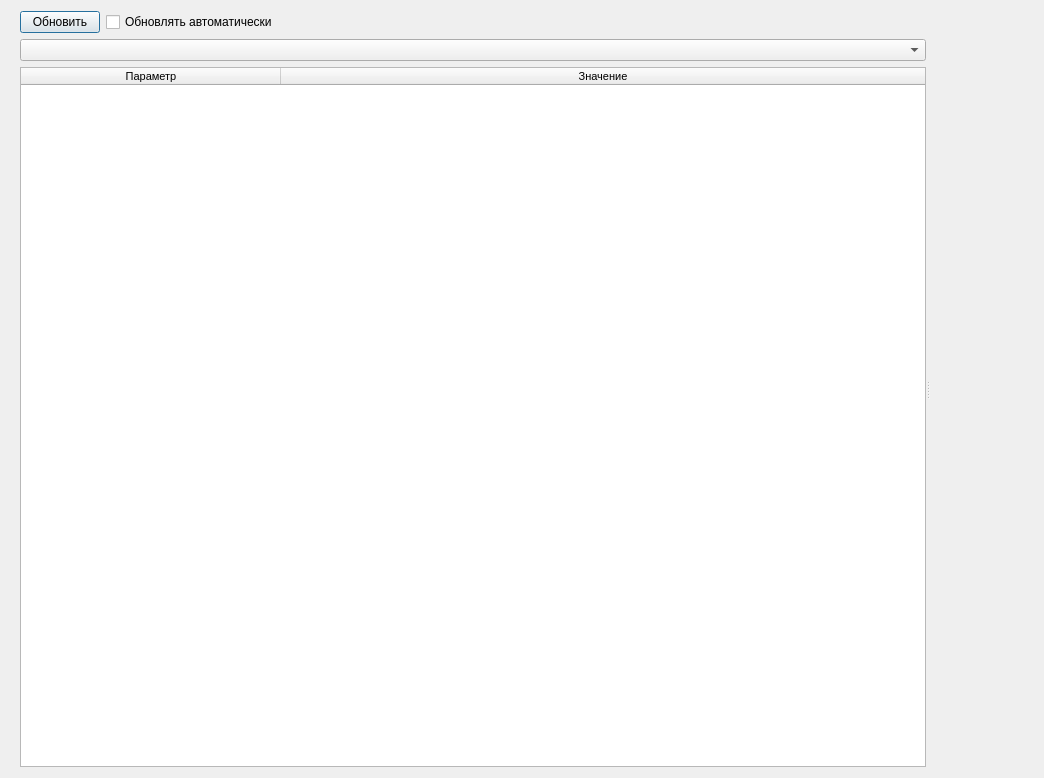
<?xml version="1.0" encoding="UTF-8"?>
<ui version="4.0">
 <class>graph_dialog</class>
 <widget class="QDialog" name="graph_dialog">
  <property name="geometry">
   <rect>
    <x>0</x>
    <y>0</y>
    <width>1044</width>
    <height>778</height>
   </rect>
  </property>
  <property name="windowTitle">
   <string>Графики tstlan</string>
  </property>
  <property name="windowIcon">
   <iconset resource="../resources/icons.qrc">
    <normaloff>:/icons/icons/graph_2.png</normaloff>:/icons/icons/graph_2.png</iconset>
  </property>
  <layout class="QGridLayout" name="gridLayout">
   <item row="0" column="0">
    <widget class="QSplitter" name="graph_dialog_splitter">
     <property name="orientation">
      <enum>Qt::Horizontal</enum>
     </property>
     <widget class="QWidget" name="layoutWidget">
      <layout class="QHBoxLayout" name="horizontalLayout">
       <property name="spacing">
        <number>0</number>
       </property>
       <item>
        <widget class="QWidget" name="parameters_widget" native="true">
         <layout class="QVBoxLayout" name="verticalLayout_2">
          <property name="topMargin">
           <number>0</number>
          </property>
          <property name="rightMargin">
           <number>0</number>
          </property>
          <property name="bottomMargin">
           <number>0</number>
          </property>
          <item>
           <layout class="QHBoxLayout" name="horizontalLayout_2">
            <item>
             <widget class="QPushButton" name="update_pparameters_button">
              <property name="sizePolicy">
               <sizepolicy hsizetype="Fixed" vsizetype="Fixed">
                <horstretch>0</horstretch>
                <verstretch>0</verstretch>
               </sizepolicy>
              </property>
              <property name="text">
               <string>Обновить</string>
              </property>
             </widget>
            </item>
            <item>
             <widget class="QCheckBox" name="auto_update_checkbox">
              <property name="text">
               <string>Обновлять автоматически</string>
              </property>
             </widget>
            </item>
           </layout>
          </item>
          <item>
           <widget class="QComboBox" name="graphs_combobox">
            <property name="sizePolicy">
             <sizepolicy hsizetype="Expanding" vsizetype="Fixed">
              <horstretch>0</horstretch>
              <verstretch>0</verstretch>
             </sizepolicy>
            </property>
           </widget>
          </item>
          <item>
           <widget class="QTableWidget" name="parameters_table">
            <property name="sizePolicy">
             <sizepolicy hsizetype="Preferred" vsizetype="Expanding">
              <horstretch>0</horstretch>
              <verstretch>0</verstretch>
             </sizepolicy>
            </property>
            <property name="font">
             <font>
              <pointsize>8</pointsize>
             </font>
            </property>
            <property name="editTriggers">
             <set>QAbstractItemView::NoEditTriggers</set>
            </property>
            <property name="alternatingRowColors">
             <bool>true</bool>
            </property>
            <property name="wordWrap">
             <bool>true</bool>
            </property>
            <attribute name="horizontalHeaderVisible">
             <bool>true</bool>
            </attribute>
            <attribute name="horizontalHeaderDefaultSectionSize">
             <number>260</number>
            </attribute>
            <attribute name="horizontalHeaderStretchLastSection">
             <bool>true</bool>
            </attribute>
            <attribute name="verticalHeaderVisible">
             <bool>false</bool>
            </attribute>
            <attribute name="verticalHeaderDefaultSectionSize">
             <number>30</number>
            </attribute>
            <attribute name="verticalHeaderStretchLastSection">
             <bool>false</bool>
            </attribute>
            <column>
             <property name="text">
              <string>Параметр</string>
             </property>
            </column>
            <column>
             <property name="text">
              <string>Значение</string>
             </property>
            </column>
           </widget>
          </item>
         </layout>
        </widget>
       </item>
      </layout>
     </widget>
     <widget class="QWidget" name="horizontalLayoutWidget_3">
      <layout class="QHBoxLayout" name="horizontalLayout_4">
       <item>
        <widget class="QPushButton" name="graph_parameters_button">
         <property name="sizePolicy">
          <sizepolicy hsizetype="Fixed" vsizetype="Expanding">
           <horstretch>0</horstretch>
           <verstretch>0</verstretch>
          </sizepolicy>
         </property>
         <property name="maximumSize">
          <size>
           <width>30</width>
           <height>16777215</height>
          </size>
         </property>
         <property name="text">
          <string/>
         </property>
         <property name="icon">
          <iconset resource="../resources/icons.qrc">
           <normaloff>:/icons/icons/right.png</normaloff>:/icons/icons/right.png</iconset>
         </property>
         <property name="iconSize">
          <size>
           <width>40</width>
           <height>40</height>
          </size>
         </property>
         <property name="flat">
          <bool>true</bool>
         </property>
        </widget>
       </item>
       <item>
        <layout class="QHBoxLayout" name="chart_layout">
         <property name="spacing">
          <number>0</number>
         </property>
        </layout>
       </item>
      </layout>
     </widget>
    </widget>
   </item>
  </layout>
 </widget>
 <resources>
  <include location="../resources/icons.qrc"/>
 </resources>
 <connections/>
</ui>
